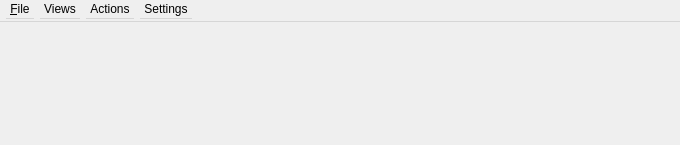
<?xml version="1.0" encoding="UTF-8"?>
<ui version="4.0">
 <author>Calvin Huang</author>
 <comment>GCS Toolbar Widget</comment>
 <class>GcsToolbar</class>
 <widget class="QWidget" name="GcsToolbar">
  <property name="geometry">
   <rect>
    <x>0</x>
    <y>0</y>
    <width>680</width>
    <height>145</height>
   </rect>
  </property>
  <widget class="QMenuBar" name="menuBar">
   <property name="geometry">
    <rect>
     <x>0</x>
     <y>0</y>
     <width>680</width>
     <height>22</height>
    </rect>
   </property>
   <widget class="QMenu" name="menuViews">
    <property name="title">
     <string>Views</string>
    </property>
    <widget class="QMenu" name="menuUAV_View">
     <property name="title">
      <string>UAV View</string>
     </property>
     <addaction name="actionCPP_UAV"/>
     <addaction name="actionCPP_UAV2"/>
     <addaction name="actionSLO_UAV"/>
    </widget>
    <widget class="QMenu" name="menuUGV_View">
     <property name="title">
      <string>UGV View</string>
     </property>
     <addaction name="actionCPP_UGV"/>
     <addaction name="actionSLO_UGV"/>
    </widget>
    <addaction name="actionMap_View"/>
    <addaction name="menuUAV_View"/>
    <addaction name="menuUGV_View"/>
    <addaction name="separator"/>
   </widget>
   <widget class="QMenu" name="menuActions">
    <property name="title">
     <string>Actions</string>
    </property>
    <addaction name="actionZoning"/>
    <addaction name="actionWaypoints"/>
    <addaction name="separator"/>
    <addaction name="actionPayload"/>
   </widget>
   <widget class="QMenu" name="menuSettings">
    <property name="title">
     <string>Settings</string>
    </property>
   </widget>
   <widget class="QMenu" name="menu_File">
    <property name="title">
     <string>&amp;File</string>
    </property>
    <addaction name="actionSettings"/>
   </widget>
   <addaction name="menu_File"/>
   <addaction name="menuViews"/>
   <addaction name="menuActions"/>
   <addaction name="menuSettings"/>
  </widget>
  <action name="actionMap_View">
   <property name="icon">
    <iconset theme="default" resource="gcs_toolbar.qrc">
     <normaloff>:/gcs_tb/icons/map.png</normaloff>:/gcs_tb/icons/map.png</iconset>
   </property>
   <property name="text">
    <string>Map View</string>
   </property>
   <property name="iconVisibleInMenu">
    <bool>false</bool>
   </property>
  </action>
  <action name="actionPayload">
   <property name="icon">
    <iconset resource="gcs_toolbar.qrc">
     <normaloff>:/gcs_tb/icons/payload.png</normaloff>:/gcs_tb/icons/payload.png</iconset>
   </property>
   <property name="text">
    <string>Deploy Payload</string>
   </property>
  </action>
  <action name="actionZoning">
   <property name="icon">
    <iconset resource="gcs_toolbar.qrc">
     <normaloff>:/gcs_tb/icons/zone.png</normaloff>:/gcs_tb/icons/zone.png</iconset>
   </property>
   <property name="text">
    <string>Edit Zones</string>
   </property>
  </action>
  <action name="actionWaypoints">
   <property name="icon">
    <iconset resource="gcs_toolbar.qrc">
     <normaloff>:/gcs_tb/icons/waypoint.png</normaloff>:/gcs_tb/icons/waypoint.png</iconset>
   </property>
   <property name="text">
    <string>Edit Waypoints</string>
   </property>
  </action>
  <action name="actionSettings">
   <property name="icon">
    <iconset resource="gcs_toolbar.qrc">
     <normaloff>:/gcs_tb/icons/settings.png</normaloff>:/gcs_tb/icons/settings.png</iconset>
   </property>
   <property name="text">
    <string>Settings</string>
   </property>
  </action>
  <action name="actionCPP_UAV">
   <property name="text">
    <string>CPP UAV</string>
   </property>
  </action>
  <action name="actionSLO_UAV">
   <property name="text">
    <string>SLO UAV</string>
   </property>
  </action>
  <action name="actionCPP_UGV">
   <property name="text">
    <string>CPP UGV</string>
   </property>
  </action>
  <action name="actionSLO_UGV">
   <property name="text">
    <string>SLO UGV</string>
   </property>
  </action>
  <action name="actionCPP_UAV2">
   <property name="text">
    <string>CPP UAV2</string>
   </property>
  </action>
 </widget>
 <resources>
  <include location="gcs_toolbar.qrc"/>
 </resources>
 <connections/>
</ui>
